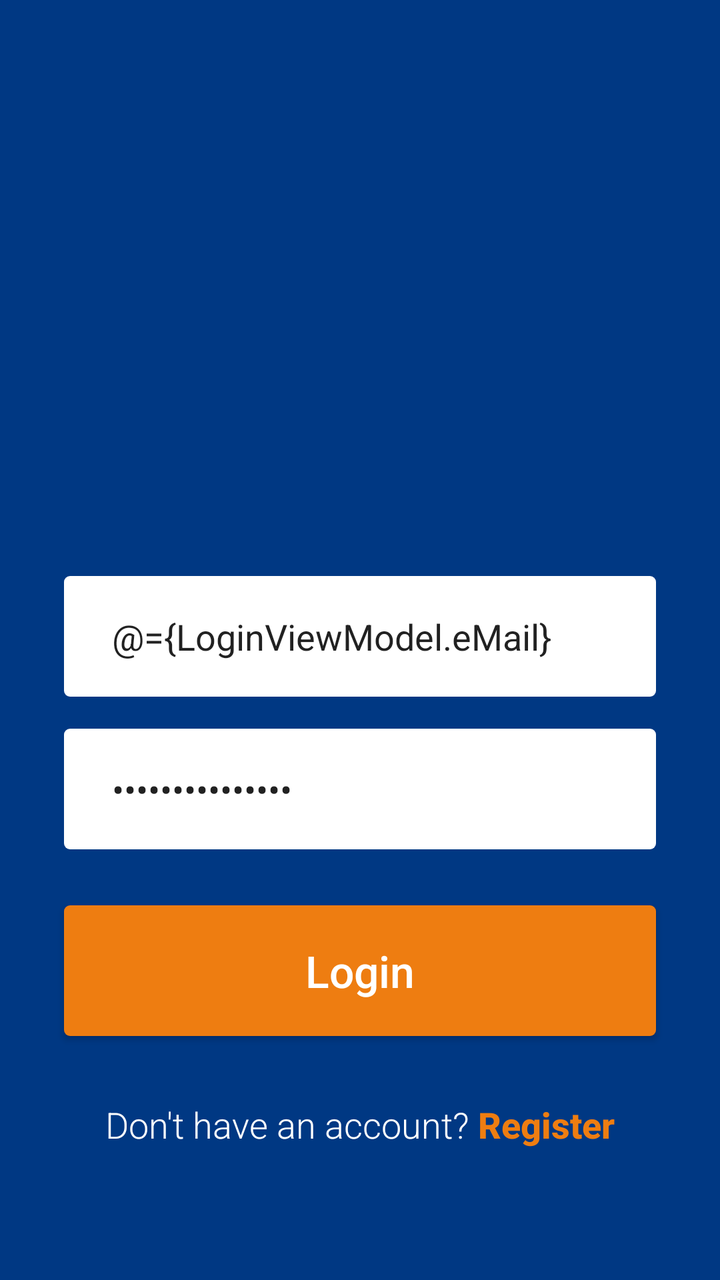
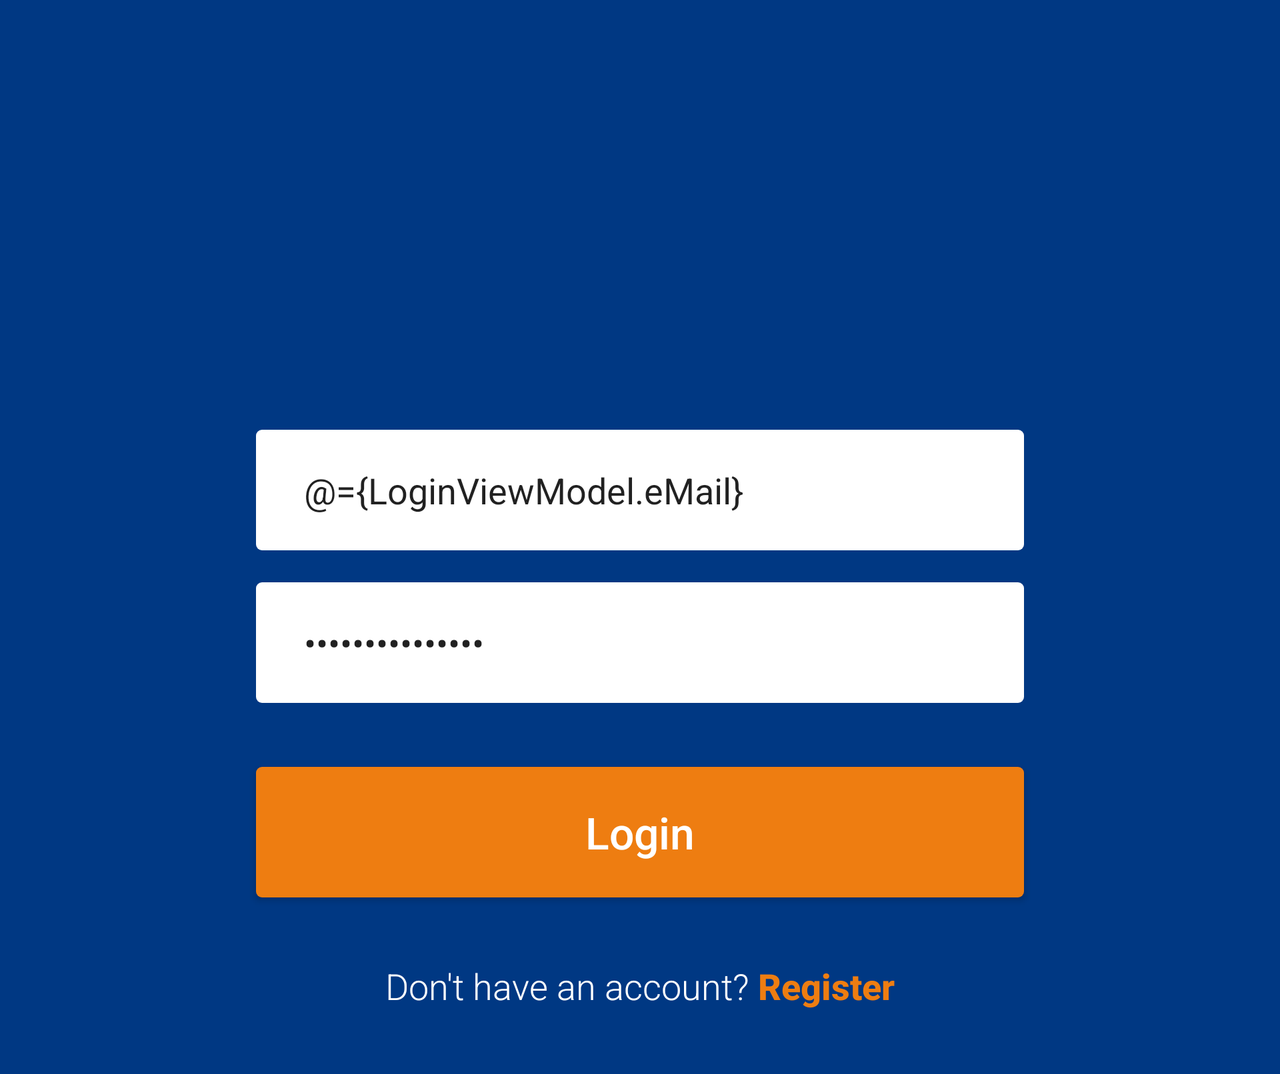

The same Android screen from two of the app's own layout files: first res/layout/ as a phone draws it, then the repository's variant for another configuration, drawn on a device whose configuration selects that folder. Both files follow.
<!-- AndroidManifest.xml: application theme AppTheme -->
<!-- res/layout/activity_login.xml -->
<?xml version="1.0" encoding="utf-8"?>
<layout xmlns:android="http://schemas.android.com/apk/res/android"
    xmlns:app="http://schemas.android.com/apk/res-auto">

    <data>

        <variable
            name="LoginViewModel"
            type="com.mohann.covid19.loginandregistration.LoginViewModel" />
        <variable
            name="mLoginActivity"
            type="com.mohann.covid19.loginandregistration.LoginActivity" />

    </data>


    <androidx.constraintlayout.widget.ConstraintLayout
        android:id="@+id/clLogin"
        android:layout_width="match_parent"
        android:layout_height="match_parent"
        android:layout_gravity="center"
        android:background="@color/colorAccent"
        android:focusable="false"
        android:focusableInTouchMode="true">

        <ImageView
            android:id="@+id/lblTitle"
            android:layout_width="@dimen/hso_120dp"
            android:layout_height="@dimen/hso_120dp"
            android:src="@mipmap/ic_launcher_round"
            android:textAlignment="center"
            app:layout_constraintBottom_toBottomOf="@+id/guideLine"
            app:layout_constraintEnd_toEndOf="parent"
            app:layout_constraintStart_toStartOf="parent"
            app:layout_constraintTop_toTopOf="parent" />

        <androidx.constraintlayout.widget.Guideline
            android:id="@+id/guideLine"
            android:layout_width="wrap_content"
            android:layout_height="wrap_content"
            android:orientation="horizontal"
            app:layout_constraintBottom_toBottomOf="parent"
            app:layout_constraintEnd_toEndOf="parent"
            app:layout_constraintGuide_percent="0.35"
            app:layout_constraintStart_toStartOf="parent"
            app:layout_constraintTop_toTopOf="parent" />

        <EditText
            android:id="@+id/txtEmailAddress"
            android:layout_width="0dp"
            android:layout_height="wrap_content"
            android:layout_marginStart="@dimen/hso_32dp"
            android:layout_marginTop="64dp"
            android:layout_marginEnd="@dimen/hso_32dp"
            android:background="@drawable/rectangle_white"
            android:backgroundTint="@null"
            android:ems="10"
            android:fontFamily="sans-serif"
            android:hint="@string/e_mail_address"
            android:imeOptions="actionNext"
            android:importantForAutofill="no"
            android:inputType="textEmailAddress"
            android:lines="1"
            android:maxLength="72"
            android:maxLines="1"
            android:paddingStart="@dimen/hso_24dp"
            android:paddingTop="@dimen/hso_18dp"
            android:paddingEnd="@dimen/hso_24dp"
            android:paddingBottom="@dimen/hso_18dp"
            android:singleLine="true"
            android:text="@={LoginViewModel.eMail}"
            app:layout_constraintEnd_toEndOf="parent"
            app:layout_constraintStart_toStartOf="parent"
            app:layout_constraintTop_toTopOf="@id/guideLine" />

        <EditText
            android:id="@+id/txtPassword"
            android:layout_width="@dimen/hso_0dp"
            android:layout_height="wrap_content"
            android:layout_marginStart="@dimen/hso_32dp"
            android:layout_marginTop="@dimen/hso_16dp"
            android:layout_marginEnd="@dimen/hso_32dp"
            android:background="@drawable/rectangle_white"
            android:backgroundTint="@null"
            android:ems="10"
            android:fontFamily="sans-serif"
            android:hint="@string/password"
            android:imeOptions="actionDone"
            android:importantForAutofill="no"
            android:inputType="textPassword"
            android:lines="1"
            android:maxLength="15"
            android:maxLines="1"
            android:paddingStart="@dimen/hso_24dp"
            android:paddingTop="@dimen/hso_18dp"
            android:paddingEnd="@dimen/hso_24dp"
            android:paddingBottom="@dimen/hso_18dp"
            android:singleLine="true"
            android:text="@={LoginViewModel.password}"
            app:layout_constraintEnd_toEndOf="parent"
            app:layout_constraintStart_toStartOf="parent"
            app:layout_constraintTop_toBottomOf="@+id/txtEmailAddress" />

        <Button
            android:id="@+id/btnLogin"
            android:layout_width="match_parent"
            android:layout_height="wrap_content"
            android:layout_marginStart="@dimen/hso_32dp"
            android:layout_marginTop="28dp"
            android:layout_marginEnd="@dimen/hso_32dp"
            android:background="@drawable/rectangle_orange"
            android:fontFamily="sans-serif-medium"
            android:onClick="@{(view) -> mLoginActivity.onClick(view,LoginViewModel)}"
            android:paddingStart="@dimen/hso_24dp"
            android:paddingTop="@dimen/hso_18dp"
            android:paddingEnd="@dimen/hso_24dp"
            android:paddingBottom="@dimen/hso_18dp"
            android:text="@string/login"
            android:textAllCaps="false"
            android:textColor="@color/white"
            android:textSize="@dimen/hso_22sp"
            app:layout_constraintEnd_toEndOf="parent"
            app:layout_constraintHorizontal_bias="0.0"
            app:layout_constraintStart_toStartOf="parent"
            app:layout_constraintTop_toBottomOf="@+id/txtPassword" />

        <LinearLayout
            android:layout_marginTop="@dimen/hso_32dp"
            android:layout_width="match_parent"
            android:layout_height="wrap_content"
            android:layout_gravity="center"
            android:gravity="center_horizontal|center_vertical|center"
            android:orientation="horizontal"
            app:layout_constraintEnd_toEndOf="parent"
            app:layout_constraintStart_toStartOf="parent"
            app:layout_constraintTop_toBottomOf="@+id/btnLogin">


            <TextView
                android:layout_width="wrap_content"
                android:layout_height="match_parent"
                android:fontFamily="sans-serif-light"
                android:gravity="center"
                android:text="@string/don_t_have_an_account"
                android:textColor="@color/white"
                android:textSize="@dimen/hso_18sp" />

            <TextView
                android:id="@+id/tvRegister"
                android:layout_width="wrap_content"
                android:layout_height="match_parent"
                android:fontFamily="sans-serif-medium"
                android:gravity="center"
                android:text="@string/register"
                android:textColor="@color/orange"
                android:textSize="@dimen/hso_18sp"
                android:textStyle="bold" />

        </LinearLayout>

    </androidx.constraintlayout.widget.ConstraintLayout>


</layout>
<!-- resources referenced by this layout -->
<resources>
  <color name="colorAccent">#003883</color>
  <color name="orange">#EE7D11</color>
  <color name="white">#FFFFFF</color>
  <dimen name="hso_0dp">0dp</dimen>
  <dimen name="hso_120dp">120dp</dimen>
  <dimen name="hso_16dp">16dp</dimen>
  <dimen name="hso_18dp">18dp</dimen>
  <dimen name="hso_18sp">18sp</dimen>
  <dimen name="hso_22sp">22sp</dimen>
  <dimen name="hso_24dp">24dp</dimen>
  <dimen name="hso_32dp">32dp</dimen>
  <!-- drawable rectangle_orange (drawable) -->
  <?xml version="1.0" encoding="UTF-8"?>
  <shape xmlns:android="http://schemas.android.com/apk/res/android" android:id="@+id/listview_background_shape">
         <corners android:radius="@dimen/hso_3dp" />
      <solid android:color="@color/orange" />
  </shape>
  <!-- drawable rectangle_white (drawable) -->
  <?xml version="1.0" encoding="UTF-8"?>
  <shape xmlns:android="http://schemas.android.com/apk/res/android" android:id="@+id/listview_background_shape">
         <corners android:radius="@dimen/hso_3dp" />
      <solid android:color="@color/white" />
  </shape>
  <string name="don_t_have_an_account">Don\'t have an account? </string>
  <string name="e_mail_address">Email ID</string>
  <string name="login">Login</string>
  <string name="password">Password</string>
  <string name="register">Register</string>
  <style name="AppTheme" parent="Theme.AppCompat.Light.NoActionBar">
          
          <item name="colorPrimary">@color/colorPrimary</item>
          <item name="colorPrimaryDark">@color/colorPrimaryDark</item>
          <item name="colorAccent">@color/colorAccent</item>
          <item name="android:windowDisablePreview">true</item>
          <item name="android:windowIsTranslucent">true</item>
          <item name="android:windowAnimationStyle">@null</item>
          <item name="android:windowLayoutInDisplayCutoutMode" tools:targetApi="o_mr1">shortEdges</item>
      </style>
  <dimen name="hso_3dp">3dp</dimen>
  <color name="colorPrimary">#003883</color>
  <color name="colorPrimaryDark">#003883</color>
</resources>
<!-- res/layout-land/activity_login.xml (the repository's variant of the layout above) -->
<!-- drawn on the phone turned sideways -->
<?xml version="1.0" encoding="utf-8"?>
<layout xmlns:android="http://schemas.android.com/apk/res/android"
    xmlns:app="http://schemas.android.com/apk/res-auto">

    <data>

        <variable
            name="LoginViewModel"
            type="com.mohann.covid19.loginandregistration.LoginViewModel" />

        <variable
            name="mLoginActivity"
            type="com.mohann.covid19.loginandregistration.LoginActivity" />

    </data>

    <androidx.core.widget.NestedScrollView
        android:background="@color/colorAccent"
        android:layout_width="match_parent"
        android:layout_height="wrap_content">

        <androidx.constraintlayout.widget.ConstraintLayout
            android:id="@+id/clLogin"
            android:layout_width="match_parent"
            android:layout_height="wrap_content"
            android:focusable="false"
            android:focusableInTouchMode="true">

            <ImageView
                android:id="@+id/lblTitle"
                android:layout_width="@dimen/hso_120dp"
                android:layout_height="@dimen/hso_120dp"
                android:src="@mipmap/ic_launcher_round"
                android:textAlignment="center"
                app:layout_constraintBottom_toBottomOf="@+id/guideLine"
                app:layout_constraintEnd_toEndOf="parent"
                app:layout_constraintStart_toStartOf="parent"
                app:layout_constraintTop_toTopOf="parent" />

            <androidx.constraintlayout.widget.Guideline
                android:id="@+id/guideLine"
                android:layout_width="wrap_content"
                android:layout_height="wrap_content"
                android:orientation="horizontal"
                app:layout_constraintBottom_toBottomOf="parent"
                app:layout_constraintEnd_toEndOf="parent"
                app:layout_constraintGuide_percent="0.4"
                app:layout_constraintStart_toStartOf="parent"
                app:layout_constraintTop_toTopOf="parent" />

            <androidx.constraintlayout.widget.Guideline
                android:id="@+id/guideLineOne"
                android:layout_width="wrap_content"
                android:layout_height="wrap_content"
                android:orientation="vertical"
                app:layout_constraintBottom_toBottomOf="parent"
                app:layout_constraintEnd_toEndOf="parent"
                app:layout_constraintGuide_percent="0.15"
                app:layout_constraintStart_toStartOf="parent"
                app:layout_constraintTop_toTopOf="parent" />

            <androidx.constraintlayout.widget.Guideline
                android:id="@+id/guideLineTwo"
                android:layout_width="wrap_content"
                android:layout_height="wrap_content"
                android:orientation="vertical"
                app:layout_constraintBottom_toBottomOf="parent"
                app:layout_constraintEnd_toEndOf="parent"
                app:layout_constraintGuide_percent="0.85"
                app:layout_constraintStart_toStartOf="parent"
                app:layout_constraintTop_toTopOf="parent" />

            <EditText
                android:id="@+id/txtEmailAddress"
                android:layout_width="@dimen/hso_0dp"
                android:layout_height="wrap_content"
                android:layout_marginStart="@dimen/hso_32dp"
                android:layout_marginEnd="@dimen/hso_32dp"
                android:background="@drawable/rectangle_white"
                android:backgroundTint="@null"
                android:ems="10"
                android:fontFamily="sans-serif"
                android:hint="@string/e_mail_address"
                android:imeOptions="actionNext"
                android:importantForAutofill="no"
                android:inputType="textEmailAddress"
                android:lines="1"
                android:maxLength="72"
                android:maxLines="1"
                android:paddingStart="@dimen/hso_24dp"
                android:paddingTop="@dimen/hso_18dp"
                android:paddingEnd="@dimen/hso_24dp"
                android:paddingBottom="@dimen/hso_18dp"
                android:singleLine="true"
                android:text="@={LoginViewModel.eMail}"
                app:layout_constraintEnd_toEndOf="@id/guideLineTwo"
                app:layout_constraintStart_toStartOf="@id/guideLineOne"
                app:layout_constraintTop_toTopOf="@id/guideLine" />

            <EditText
                android:id="@+id/txtPassword"
                android:layout_width="@dimen/hso_0dp"
                android:layout_height="wrap_content"
                android:layout_marginStart="@dimen/hso_32dp"
                android:layout_marginTop="@dimen/hso_16dp"
                android:layout_marginEnd="@dimen/hso_32dp"
                android:background="@drawable/rectangle_white"
                android:backgroundTint="@null"
                android:ems="10"
                android:fontFamily="sans-serif"
                android:hint="@string/password"
                android:imeOptions="actionDone"
                android:importantForAutofill="no"
                android:inputType="textPassword"
                android:lines="1"
                android:maxLength="15"
                android:maxLines="1"
                android:paddingStart="@dimen/hso_24dp"
                android:paddingTop="@dimen/hso_18dp"
                android:paddingEnd="@dimen/hso_24dp"
                android:paddingBottom="@dimen/hso_18dp"
                android:singleLine="true"
                android:text="@={LoginViewModel.password}"
                app:layout_constraintEnd_toEndOf="@id/guideLineTwo"
                app:layout_constraintStart_toStartOf="@id/guideLineOne"
                app:layout_constraintTop_toBottomOf="@+id/txtEmailAddress" />

            <Button
                android:id="@+id/btnLogin"
                android:layout_width="@dimen/hso_0dp"
                android:layout_height="wrap_content"
                android:layout_marginStart="@dimen/hso_32dp"
                android:layout_marginTop="@dimen/hso_32dp"
                android:layout_marginEnd="@dimen/hso_32dp"
                android:background="@drawable/rectangle_orange"
                android:fontFamily="sans-serif-medium"
                android:onClick="@{(view) -> mLoginActivity.onClick(view,LoginViewModel)}"
                android:paddingStart="@dimen/hso_24dp"
                android:paddingTop="@dimen/hso_18dp"
                android:paddingEnd="@dimen/hso_24dp"
                android:paddingBottom="@dimen/hso_18dp"
                android:text="@string/login"
                android:textAllCaps="false"
                android:textColor="@color/white"
                android:textSize="@dimen/hso_22sp"
                app:layout_constraintEnd_toEndOf="@id/guideLineTwo"
                app:layout_constraintStart_toStartOf="@id/guideLineOne"
                app:layout_constraintTop_toBottomOf="@+id/txtPassword" />

            <LinearLayout
                android:layout_width="match_parent"
                android:layout_height="wrap_content"
                android:layout_gravity="center"
                android:layout_marginTop="@dimen/hso_32dp"
                android:layout_marginBottom="@dimen/hso_32dp"
                android:gravity="center"
                android:orientation="horizontal"
                app:layout_constraintBottom_toBottomOf="parent"
                app:layout_constraintEnd_toEndOf="parent"
                app:layout_constraintStart_toStartOf="parent"
                app:layout_constraintTop_toBottomOf="@+id/btnLogin">


                <TextView
                    android:layout_width="wrap_content"
                    android:layout_height="match_parent"
                    android:fontFamily="sans-serif-light"
                    android:gravity="center"
                    android:text="@string/don_t_have_an_account"
                    android:textColor="@color/white"
                    android:textSize="@dimen/hso_18sp" />

                <TextView
                    android:id="@+id/tvRegister"
                    android:layout_width="wrap_content"
                    android:layout_height="match_parent"
                    android:fontFamily="sans-serif-medium"
                    android:gravity="center"
                    android:text="@string/register"
                    android:textColor="@color/orange"
                    android:textSize="@dimen/hso_18sp"
                    android:textStyle="bold" />

            </LinearLayout>

        </androidx.constraintlayout.widget.ConstraintLayout>

    </androidx.core.widget.NestedScrollView>

</layout>
